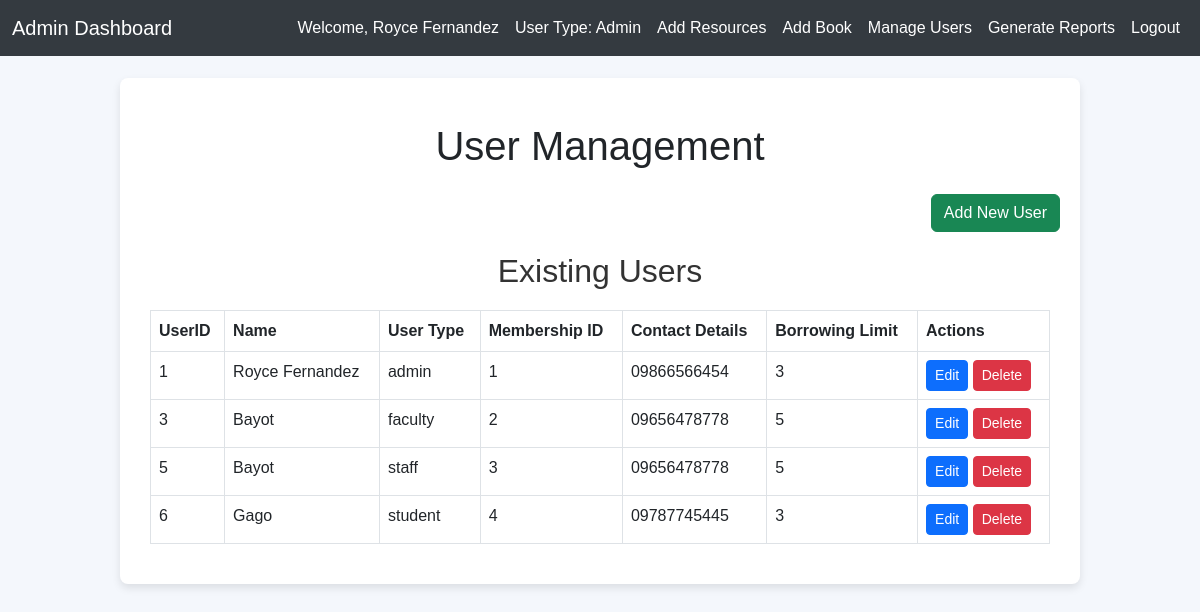
The page /manage_users.php (signed in) on the database its author committed.
### tables this page shows
CREATE TABLE `users` (
  `UserID` int(11) NOT NULL,
  `Name` varchar(100) NOT NULL,
  `UserType` enum('student','faculty','admin','staff') NOT NULL,
  `MembershipID` varchar(50) NOT NULL,
  `ContactDetails` text DEFAULT NULL,
  `Password` varchar(255) NOT NULL,
  `BorrowingLimit` int(11) DEFAULT 5
);

### manage_users.php (the view, shortened to what this page needs)
<?php
include 'navigation.php';
$users = $conn->query("SELECT * FROM Users");
?>
<!DOCTYPE html>
<html lang="en">
<head>
    <link href="https://cdn.jsdelivr.net/npm/bootstrap@5.3.0/dist/css/bootstrap.min.css" rel="stylesheet">
</head>
<body>
    <div class="container">
        <h1 class="text-center my-4">User Management</h1>
        <div class="text-end mb-3">
            <button class="btn btn-success" data-bs-toggle="modal" data-bs-target="#addUserModal">Add New User</button>
        </div>
        <div class="table-container">
            <h2>Existing Users</h2>
            <table class="table table-bordered">
                <thead>
                    <tr>
                        <th>UserID</th>
                        <th>Name</th>
                        <th>User Type</th>
                        <th>Membership ID</th>
                        <th>Contact Details</th>
                        <th>Borrowing Limit</th>
                        <th>Actions</th>
                    </tr>
                </thead>
                <tbody>
                    <?php while ($user = $users->fetch_assoc()): ?>
                    <tr>
                        <td><?php echo $user['UserID']; ?></td>
                        <td><?php echo htmlspecialchars($user['Name']); ?></td>
                        <td><?php echo htmlspecialchars($user['UserType']); ?></td>
                        <td><?php echo htmlspecialchars($user['MembershipID']); ?></td>
                        <td><?php echo htmlspecialchars($user['ContactDetails']); ?></td>
                        <td><?php echo $user['BorrowingLimit']; ?></td>
                        <td>
                            <button class="btn btn-primary btn-sm" data-bs-toggle="modal" data-bs-target="#editUserModal"
                            onclick="editUser(<?php echo $user['UserID']; ?>, '<?php echo htmlspecialchars($user['Name']); ?>', '<?php echo htmlspecialchars($user['UserType']); ?>', '<?php echo htmlspecialchars($user['ContactDetails']); ?>', '<?php echo htmlspecialchars($user['MembershipID']); ?>')">Edit</button>
                            <form method="POST" style="display:inline;">
                                <button type="submit" class="btn btn-danger btn-sm">Delete</button>
                            </form>
                        </td>
                    </tr>
                    <?php endwhile; ?>
                </tbody>
            </table>
        </div>
    </div>
</body>
</html>

### navigation.php (style rules this page uses)
body { margin: 0; padding: 0; font-family: Arial, sans-serif; background-color: #f8f9fa; }

### manage_users.php (style rules this page uses)
.table-container { margin: 20px auto; max-width: 900px; }
body { font-family: Arial, sans-serif; background-color: #f4f7fc; margin: 0; padding: 0; }
.container { width: 80%; margin: 0 auto; padding: 20px; margin-top: 22px; background-color: #ffffff; border-radius: 8px; box-shadow: 0 4px 8px rgba(0, 0, 0, 0.1); }
h2 { text-align: center; color: #333; }
table { width: 100%; border-collapse: collapse; margin: 20px 0; }
table th, table td { padding: 12px; text-align: left; border-bottom: 1px solid #ddd; }
table th { background-color: #4caf50; color: white; }
table tr:nth-child(even) { background-color: #f9f9f9; }
button { background-color: #4caf50; color: white; border: none; padding: 8px 16px; cursor: pointer; border-radius: 4px; transition: background-color 0.3s; }

### rows shown on the page
users: UserID "1", Name "Royce Fernandez", UserType "admin", MembershipID "1", ContactDetails "09866566454", BorrowingLimit "3"
users: UserID "3", Name "Bayot", UserType "faculty", MembershipID "2", ContactDetails "09656478778", BorrowingLimit "5"
users: UserID "5", Name "Bayot", UserType "staff", MembershipID "3", ContactDetails "09656478778", BorrowingLimit "5"
users: UserID "6", Name "Gago", UserType "student", MembershipID "4", ContactDetails "09787745445", BorrowingLimit "3"

### other values the page prints
$userType "Admin"
$userName "Royce Fernandez"
